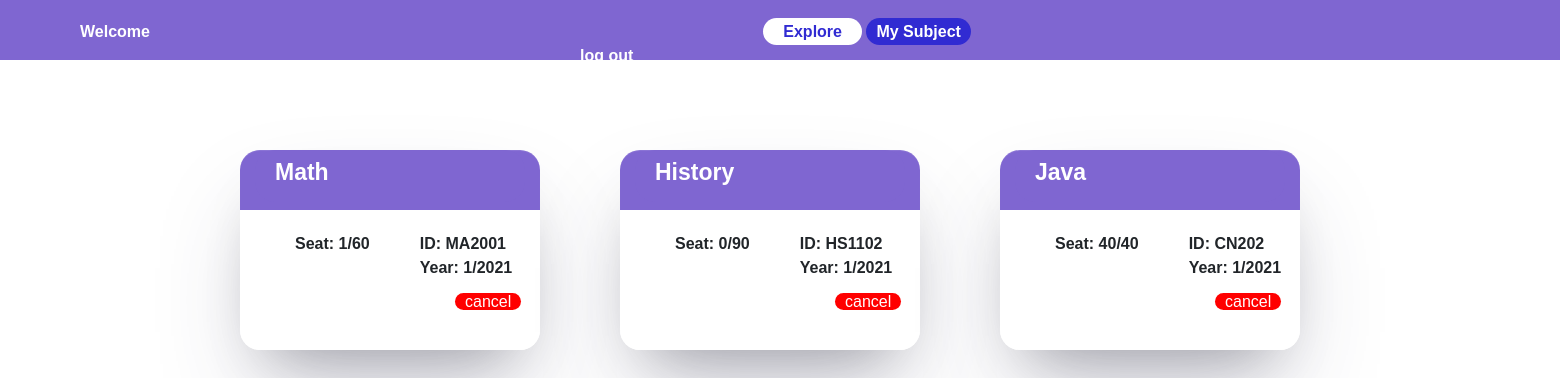
Page /regis/mysub on the committed database.
### regis/models.py (models this page shows)
class Course(models.Model):
    c_name = models.CharField(max_length=200)
    c_code = models.CharField(max_length=10)
    number_of_Applicants = models.IntegerField(default=0)
    seat = models.IntegerField()
    status = models.IntegerField(null=True)
    semeter = models.ForeignKey(Term,on_delete=models.CASCADE,related_name="c_term")
    student =  models.ManyToManyField(User, blank=True,related_name="student")
    for_year = models.IntegerField(null=True)
    year = models.IntegerField(null=True)
    def __str__(self):
        return f"{self.c_name}"

class Term(models.Model):   # 1 physics
    semeter =  models.IntegerField()
    year = models.IntegerField()
    def __str__(self):
        return f"{self.semeter}/{self.year}"

### regis/views.py (the view)
# urls.py: path('mysub',views.mysub , name="mysub"),
def mysub(request):
    data = Course.objects.filter(student=request.user.id)
    return render(request, "regis/mysub.html",{'courses':data})

### regis/templates/regis/mysub.html
  {% extends "regis/layout.html" %}
  {% block page%}
  <a href="{% url 'regis:home' %}" id="home2">Explore</a>
  <a href="{% url 'regis:mysub'%}" id="mysub2">My Subject</a>
  {% endblock %}
  {% block content %}
    <section class="nav">
    </section>
    <section class="body">
      {% for course in courses  %}
       <ul>
           <div class="container">
               <div class="header">{{course}}</div>
               <div class="content">
                        <li>Seat: {{course.number_of_Applicants}}/{{course.seat}}   </li>
                   <w>
                       <li>ID: {{course.c_code}}   </li>
                       <li>Year: {{course.semeter}}</li>
                   </w>
               </div>
               <p class="enroll"><a href="{% url 'regis:cancel' course.id 1 %}" id="cancel">cancel</a></p>
           </div>
       </ul>
        {% endfor %}
    </section>
  {% endblock %}

### regis/templates/regis/layout.html (shortened to what this page needs)
<!DOCTYPE html>
<html lang="en">
<head>
   <link href="//maxcdn.bootstrapcdn.com/bootstrap/4.1.1/css/bootstrap.min.css" rel="stylesheet" id="bootstrap-css">
    {% load static %}
    <link rel="stylesheet" type="text/css" href="{% static 'css/style.css' %}">
</head>
<body>
  <header>
    <a2 id="user">Welcome  &nbsp {{user.first_name}} {{user.last_name}}</a2>
    {% block page%}
    {% endblock %}
    <a href="{% url 'users:logout' %}" id='logout'>log out</a>
  </header>
        {% block content %}
        {% endblock %}
</body>
</html>

### regis/static/css/style.css (style rules this page uses)
body { font-family: 'Niramit', sans-serif; margin: 0; }
body header { width: 100%; height: 60px; padding-top: 20px; background: #7F66D1; position: fixed; }
#user { font-weight: bold; text-decoration: none; color: white; padding-left: 80px; padding-right: 600px; }
body section.body { padding-top: 50px; padding-bottom: 240px; padding-left: 200px; display: flex; flex-wrap: wrap; width: 1700px; }
.nav { padding-top: 100px; }
#home2 { padding-right: 20px; text-decoration: none; color:#312BD2; border-radius: 20px; padding: 5px 20px; background: white; font-weight: bold; }
#mysub2 { padding-right: 20px; text-decoration: none; color:white; border-radius: 20px; padding: 5px 10px; background: #312BD2; font-weight: bold; }
#logout { font-weight: bold; text-decoration: none; color: white; padding-left: 580px; }
body section ul { margin-right: 40px; }
.enroll { padding-left: 200px; }
#cancel { text-decoration: none; color:white; border-radius: 20px; padding: 0px 10px; background: red; }
body section ul div.container { width: 300px; height: 200px; background: linear-gradient(0deg, white 0%, white 70%, #7F66D1 50%, #7F66D1 100%); list-style: none; border-radius: 20px; box-shadow: rgba(255, 255, 255, 0.1) 0px 1px 1px 0px inset, rgba(50, 50, 93, 0.25) 0px 50px 100px -20px, rgba(0, 0, 0, 0.3) 0px 30px 60px -30px; transition: all 0.8s; }
body section ul div.container div.header { background: #7F66D1; padding-top: 5px; padding-left: 20px; padding-bottom: 12px; font-size: 23px; font-weight: bold; color: white; border-radius: 20px; }
body section ul div.container div.content { display: flex; padding-top: 30px; padding-left: 40px; font-weight: bold; padding-bottom: 10px; }
body section ul div.container w li { list-style: none; padding-left: 50px; }

### rows in the picture
Course: c_name "Math", number_of_Applicants "1", seat "60", c_code "MA2001", semeter "1/2021"
Course: c_name "History", number_of_Applicants "0", seat "90", c_code "HS1102", semeter "1/2021"
Course: c_name "Java", number_of_Applicants "40", seat "40", c_code "CN202", semeter "1/2021"
